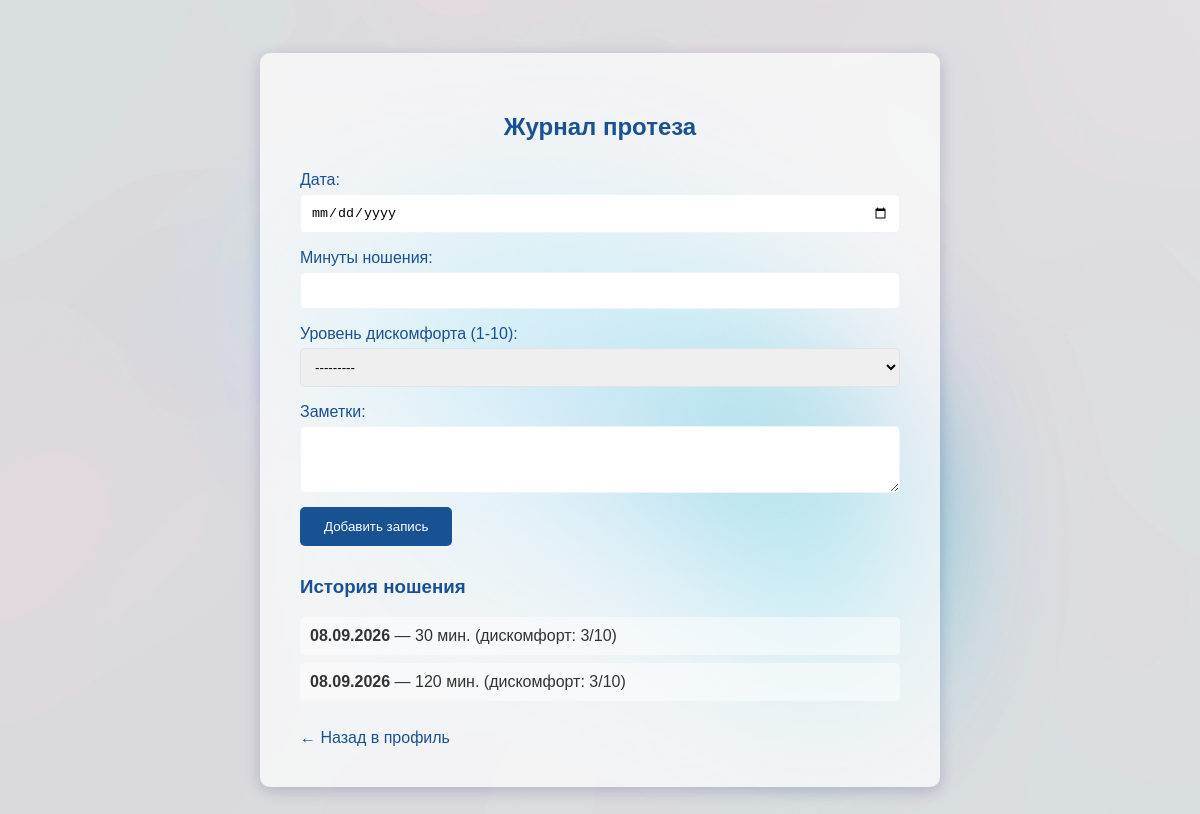
Page /prosthesis/ (signed in) on the committed database.
### patients/models.py (models this page shows, shortened)
class ProsthesisLog(models.Model):
    patient = models.ForeignKey(PatientProfile, on_delete=models.CASCADE, related_name='prosthesis_logs')
    date = models.DateField(verbose_name='Дата')
    minutes_worn = models.IntegerField(verbose_name='Минуты ношения')
    discomfort_level = models.IntegerField(
        choices=[(i, i) for i in range(1, 11)],
        blank=True,
        null=True,
        verbose_name='Уровень дискомфорта (1-10)'
    )
    notes = models.TextField(blank=True, null=True, verbose_name='Заметки')
    class Meta:
        ordering = ['-date']

### patients/views.py (the view)
# urls.py: path('prosthesis/', views.prosthesis, name='prosthesis'),
@login_required
def prosthesis(request):
    try:
        patient_profile = request.user.patient_profile
    except PatientProfile.DoesNotExist:
        return redirect('profile')
    if request.method == 'POST':
        form = ProsthesisLogForm(request.POST)
        if form.is_valid():
            log = form.save(commit=False)
            log.patient = patient_profile
            log.save()
            return redirect('prosthesis')
    else:
        form = ProsthesisLogForm()
    logs = ProsthesisLog.objects.filter(patient=patient_profile)
    return render(request, 'patients/prosthesis.html', {
        'form': form,
        'logs': logs,
    })

### patients/forms.py
class ProsthesisLogForm(forms.ModelForm):
    class Meta:
        model = ProsthesisLog
        fields = ['date', 'minutes_worn', 'discomfort_level', 'notes']
        widgets = {
            'date': forms.DateInput(attrs={'type': 'date'}),
            'notes': forms.Textarea(attrs={'rows': 3}),
        }

### patients/templates/patients/prosthesis.html (shortened to what this page needs)
{% load static %}
<!DOCTYPE html>
<html lang="ru">
<head>
</head>
<body>
    <div class="container">
        <h2>Журнал протеза</h2>
        <form method="post">
            {{ form.as_p }}
            <button type="submit" class="btn">Добавить запись</button>
        </form>
        <div class="logs-list">
            <h3 style="color: #195293;">История ношения</h3>
            {% for log in logs %}
                <div class="log-item">
                    <strong>{{ log.date|date:"d.m.Y" }}</strong> — {{ log.minutes_worn }} мин.
                    {% if log.discomfort_level %}(дискомфорт: {{ log.discomfort_level }}/10){% endif %}
                </div>
            {% empty %}
                <p style="color: #195293;">Записей пока нет.</p>
            {% endfor %}
        </div>
        <a href="{% url 'profile' %}" class="back">← Назад в профиль</a>
    </div>
</body>
</html>

### rows in the picture
ProsthesisLog: date "08.09.2026", minutes_worn "30", discomfort_level "3"
ProsthesisLog: date "08.09.2026", minutes_worn "120", discomfort_level "3"
